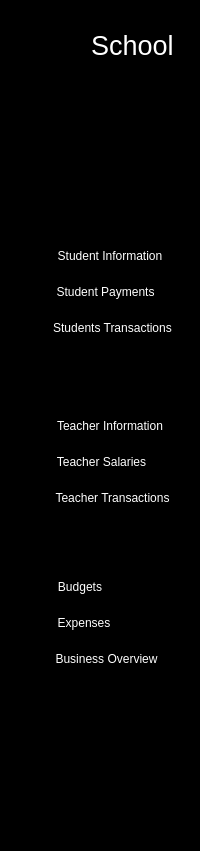
      <widget class="QWidget" name="icon_text_widget" native="true">
       <property name="styleSheet">
        <string notr="true">QWidget {
	background-color: rgb(0, 0, 0);
	color: white;
	border: None;
}
QPushButton {
	height: 30px;
	border: None;
}</string>
       </property>
       <layout class="QVBoxLayout" name="verticalLayout_7">
        <property name="topMargin">
         <number>30</number>
        </property>
        <item>
         <layout class="QHBoxLayout" name="horizontalLayout_top_icon_text">
          <property name="spacing">
           <number>20</number>
          </property>
          <property name="leftMargin">
           <number>20</number>
          </property>
          <item>
           <widget class="QLabel" name="label_2">
            <property name="maximumSize">
             <size>
              <width>40</width>
              <height>40</height>
             </size>
            </property>
            <property name="text">
             <string/>
            </property>
            <property name="pixmap">
             <pixmap resource="resources.qrc">:/newPrefix/icons/logo.png</pixmap>
            </property>
            <property name="scaledContents">
             <bool>true</bool>
            </property>
           </widget>
          </item>
          <item>
           <widget class="QLabel" name="label_3">
            <property name="font">
             <font>
              <pointsize>20</pointsize>
             </font>
            </property>
            <property name="text">
             <string>School</string>
            </property>
           </widget>
          </item>
         </layout>
        </item>
        <item>
         <layout class="QVBoxLayout" name="icon_text_layout">
          <property name="spacing">
           <number>20</number>
          </property>
          <property name="topMargin">
           <number>35</number>
          </property>
          <item>
           <widget class="QPushButton" name="dashboard_2">
            <property name="minimumSize">
             <size>
              <width>0</width>
              <height>30</height>
             </size>
            </property>
            <property name="maximumSize">
             <size>
              <width>16777215</width>
              <height>30</height>
             </size>
            </property>
            <property name="styleSheet">
             <string notr="true">QPushButton {
	padding-left: -60px;
}
QPushButton:checked {
	background-color:white;
	border-radius:3px;
}</string>
            </property>
            <property name="text">
             <string/>
            </property>
            <property name="icon">
             <iconset resource="resources.qrc">
              <normaloff>:/newPrefix/icons/dashboard2.png</normaloff>
              <normalon>:/newPrefix/icons/dashboard1.png</normalon>:/newPrefix/icons/dashboard2.png</iconset>
            </property>
            <property name="iconSize">
             <size>
              <width>100</width>
              <height>60</height>
             </size>
            </property>
            <property name="checkable">
             <bool>true</bool>
            </property>
            <property name="autoExclusive">
             <bool>false</bool>
            </property>
           </widget>
          </item>
          <item>
           <widget class="QPushButton" name="institution_2">
            <property name="minimumSize">
             <size>
              <width>0</width>
              <height>30</height>
             </size>
            </property>
            <property name="maximumSize">
             <size>
              <width>16777215</width>
              <height>30</height>
             </size>
            </property>
            <property name="styleSheet">
             <string notr="true">QPushButton {
	padding-left: -65px;
}
QPushButton:checked {
	background-color:white;
	border-radius:3px;
}</string>
            </property>
            <property name="text">
             <string/>
            </property>
            <property name="icon">
             <iconset resource="resources.qrc">
              <normaloff>:/newPrefix/icons/institution2.png</normaloff>
              <normalon>:/newPrefix/icons/institution1.png</normalon>:/newPrefix/icons/institution2.png</iconset>
            </property>
            <property name="iconSize">
             <size>
              <width>95</width>
              <height>45</height>
             </size>
            </property>
            <property name="checkable">
             <bool>true</bool>
            </property>
            <property name="autoExclusive">
             <bool>false</bool>
            </property>
           </widget>
          </item>
          <item>
           <widget class="QFrame" name="students">
            <property name="styleSheet">
             <string notr="true"/>
            </property>
            <property name="frameShape">
             <enum>QFrame::Shape::StyledPanel</enum>
            </property>
            <property name="frameShadow">
             <enum>QFrame::Shadow::Raised</enum>
            </property>
            <layout class="QVBoxLayout" name="verticalLayout_4">
             <property name="spacing">
              <number>0</number>
             </property>
             <property name="leftMargin">
              <number>0</number>
             </property>
             <property name="topMargin">
              <number>0</number>
             </property>
             <property name="rightMargin">
              <number>0</number>
             </property>
             <property name="bottomMargin">
              <number>0</number>
             </property>
             <item>
              <widget class="QPushButton" name="students_2">
               <property name="maximumSize">
                <size>
                 <width>16777215</width>
                 <height>30</height>
                </size>
               </property>
               <property name="text">
                <string/>
               </property>
               <property name="icon">
                <iconset resource="resources.qrc">
                 <normaloff>:/newPrefix/icons/students3.png</normaloff>
                 <normalon>:/newPrefix/icons/students4.png</normalon>:/newPrefix/icons/students3.png</iconset>
               </property>
               <property name="iconSize">
                <size>
                 <width>200</width>
                 <height>60</height>
                </size>
               </property>
               <property name="checkable">
                <bool>true</bool>
               </property>
               <property name="autoExclusive">
                <bool>true</bool>
               </property>
              </widget>
             </item>
             <item>
              <widget class="QFrame" name="students_dropdown">
               <property name="styleSheet">
                <string notr="true"/>
               </property>
               <property name="frameShape">
                <enum>QFrame::Shape::StyledPanel</enum>
               </property>
               <property name="frameShadow">
                <enum>QFrame::Shadow::Raised</enum>
               </property>
               <layout class="QVBoxLayout" name="verticalLayout">
                <item>
                 <widget class="QPushButton" name="students_info">
                  <property name="styleSheet">
                   <string notr="true">QPushButton {
	padding-left: 20px;
}
QPushButton:hover {
	color:#12B298
}</string>
                  </property>
                  <property name="text">
                   <string>Student Information</string>
                  </property>
                  <property name="checkable">
                   <bool>true</bool>
                  </property>
                  <property name="autoExclusive">
                   <bool>false</bool>
                  </property>
                 </widget>
                </item>
                <item>
                 <widget class="QPushButton" name="students_payment">
                  <property name="styleSheet">
                   <string notr="true">QPushButton {
	padding-left: 11px;
}
QPushButton:hover {
	color:#12B298
}</string>
                  </property>
                  <property name="text">
                   <string>Student Payments</string>
                  </property>
                  <property name="checkable">
                   <bool>true</bool>
                  </property>
                  <property name="autoExclusive">
                   <bool>false</bool>
                  </property>
                 </widget>
                </item>
                <item>
                 <widget class="QPushButton" name="students_transactions">
                  <property name="styleSheet">
                   <string notr="true">QPushButton {
	padding-left: 25px;
}
QPushButton:hover {
	color:#12B298
}</string>
                  </property>
                  <property name="text">
                   <string>Students Transactions</string>
                  </property>
                  <property name="checkable">
                   <bool>true</bool>
                  </property>
                  <property name="autoExclusive">
                   <bool>false</bool>
                  </property>
                 </widget>
                </item>
               </layout>
              </widget>
             </item>
            </layout>
           </widget>
          </item>
          <item>
           <widget class="QFrame" name="teachers">
            <property name="styleSheet">
             <string notr="true"/>
            </property>
            <property name="frameShape">
             <enum>QFrame::Shape::StyledPanel</enum>
            </property>
            <property name="frameShadow">
             <enum>QFrame::Shadow::Raised</enum>
            </property>
            <layout class="QVBoxLayout" name="verticalLayout_5">
             <property name="spacing">
              <number>0</number>
             </property>
             <property name="leftMargin">
              <number>0</number>
             </property>
             <property name="topMargin">
              <number>0</number>
             </property>
             <property name="rightMargin">
              <number>0</number>
             </property>
             <property name="bottomMargin">
              <number>0</number>
             </property>
             <item>
              <widget class="QPushButton" name="teacher_2">
               <property name="maximumSize">
                <size>
                 <width>16777215</width>
                 <height>30</height>
                </size>
               </property>
               <property name="text">
                <string/>
               </property>
               <property name="icon">
                <iconset resource="resources.qrc">
                 <normaloff>:/newPrefix/icons/teachers3.png</normaloff>
                 <normalon>:/newPrefix/icons/teachers4.png</normalon>:/newPrefix/icons/teachers3.png</iconset>
               </property>
               <property name="iconSize">
                <size>
                 <width>200</width>
                 <height>60</height>
                </size>
               </property>
               <property name="checkable">
                <bool>true</bool>
               </property>
              </widget>
             </item>
             <item>
              <widget class="QFrame" name="teachers_dropdown">
               <property name="styleSheet">
                <string notr="true"/>
               </property>
               <property name="frameShape">
                <enum>QFrame::Shape::StyledPanel</enum>
               </property>
               <property name="frameShadow">
                <enum>QFrame::Shadow::Raised</enum>
               </property>
               <layout class="QVBoxLayout" name="verticalLayout_2">
                <item>
                 <widget class="QPushButton" name="teachers_info">
                  <property name="styleSheet">
                   <string notr="true">QPushButton {
	padding-left: 20px;
}
QPushButton:hover {
	color:#12B298
}</string>
                  </property>
                  <property name="text">
                   <string>Teacher Information</string>
                  </property>
                  <property name="checkable">
                   <bool>true</bool>
                  </property>
                 </widget>
                </item>
                <item>
                 <widget class="QPushButton" name="teachers_salaries">
                  <property name="styleSheet">
                   <string notr="true">QPushButton {
	padding-left: 3px;
}
QPushButton:hover {
	color:#12B298
}</string>
                  </property>
                  <property name="text">
                   <string>Teacher Salaries</string>
                  </property>
                  <property name="checkable">
                   <bool>true</bool>
                  </property>
                 </widget>
                </item>
                <item>
                 <widget class="QPushButton" name="teachers_transactions">
                  <property name="styleSheet">
                   <string notr="true">QPushButton {
	padding-left: 25px;
}
QPushButton:hover {
	color:#12B298
}</string>
                  </property>
                  <property name="text">
                   <string>Teacher Transactions</string>
                  </property>
                  <property name="checkable">
                   <bool>true</bool>
                  </property>
                 </widget>
                </item>
               </layout>
              </widget>
             </item>
            </layout>
           </widget>
          </item>
          <item>
           <widget class="QFrame" name="finances">
            <property name="styleSheet">
             <string notr="true"/>
            </property>
            <property name="frameShape">
             <enum>QFrame::Shape::StyledPanel</enum>
            </property>
            <property name="frameShadow">
             <enum>QFrame::Shadow::Raised</enum>
            </property>
            <layout class="QVBoxLayout" name="verticalLayout_6">
             <property name="spacing">
              <number>0</number>
             </property>
             <property name="leftMargin">
              <number>0</number>
             </property>
             <property name="topMargin">
              <number>0</number>
             </property>
             <property name="rightMargin">
              <number>0</number>
             </property>
             <property name="bottomMargin">
              <number>0</number>
             </property>
             <item>
              <widget class="QPushButton" name="finance_2">
               <property name="maximumSize">
                <size>
                 <width>16777215</width>
                 <height>30</height>
                </size>
               </property>
               <property name="text">
                <string/>
               </property>
               <property name="icon">
                <iconset resource="resources.qrc">
                 <normaloff>:/newPrefix/icons/finances3.png</normaloff>
                 <normalon>:/newPrefix/icons/finances4.png</normalon>:/newPrefix/icons/finances3.png</iconset>
               </property>
               <property name="iconSize">
                <size>
                 <width>200</width>
                 <height>100</height>
                </size>
               </property>
               <property name="checkable">
                <bool>true</bool>
               </property>
              </widget>
             </item>
             <item>
              <widget class="QFrame" name="finances_dropdown">
               <property name="styleSheet">
                <string notr="true"/>
               </property>
               <property name="frameShape">
                <enum>QFrame::Shape::StyledPanel</enum>
               </property>
               <property name="frameShadow">
                <enum>QFrame::Shadow::Raised</enum>
               </property>
               <layout class="QVBoxLayout" name="verticalLayout_3">
                <property name="topMargin">
                 <number>0</number>
                </property>
                <item>
                 <widget class="QPushButton" name="budgets">
                  <property name="styleSheet">
                   <string notr="true">QPushButton {
	padding-left: -40px;
}
QPushButton:hover {
	color:#12B298
}</string>
                  </property>
                  <property name="text">
                   <string>Budgets</string>
                  </property>
                  <property name="checkable">
                   <bool>true</bool>
                  </property>
                 </widget>
                </item>
                <item>
                 <widget class="QPushButton" name="expenses">
                  <property name="styleSheet">
                   <string notr="true">QPushButton {
	padding-left: -32px;
}
QPushButton:hover {
	color:#12B298
}</string>
                  </property>
                  <property name="text">
                   <string>Expenses</string>
                  </property>
                  <property name="checkable">
                   <bool>true</bool>
                  </property>
                 </widget>
                </item>
                <item>
                 <widget class="QPushButton" name="business_overview">
                  <property name="styleSheet">
                   <string notr="true">QPushButton {
	padding-left: 13px;
}
QPushButton:hover {
	color:#12B298
}</string>
                  </property>
                  <property name="text">
                   <string>Business Overview</string>
                  </property>
                  <property name="checkable">
                   <bool>true</bool>
                  </property>
                 </widget>
                </item>
               </layout>
              </widget>
             </item>
            </layout>
           </widget>
          </item>
         </layout>
        </item>
        <item>
         <spacer name="verticalSpacer">
          <property name="orientation">
           <enum>Qt::Orientation::Vertical</enum>
          </property>
          <property name="sizeHint" stdset="0">
           <size>
            <width>20</width>
            <height>64</height>
           </size>
          </property>
         </spacer>
        </item>
        <item>
         <layout class="QVBoxLayout" name="verticalLayout_8">
          <property name="spacing">
           <number>20</number>
          </property>
          <property name="bottomMargin">
           <number>7</number>
          </property>
          <item>
           <widget class="QPushButton" name="settings_2">
            <property name="minimumSize">
             <size>
              <width>0</width>
              <height>30</height>
             </size>
            </property>
            <property name="maximumSize">
             <size>
              <width>16777215</width>
              <height>30</height>
             </size>
            </property>
            <property name="styleSheet">
             <string notr="true">QPushButton {
	padding-left: -65px;
}
QPushButton:checked {
	background-color:white;
	border-radius:3px;
}</string>
            </property>
            <property name="text">
             <string/>
            </property>
            <property name="icon">
             <iconset resource="resources.qrc">
              <normaloff>:/newPrefix/icons/settings2.png</normaloff>
              <normalon>:/newPrefix/icons/settings1.png</normalon>:/newPrefix/icons/settings2.png</iconset>
            </property>
            <property name="iconSize">
             <size>
              <width>100</width>
              <height>60</height>
             </size>
            </property>
            <property name="checkable">
             <bool>true</bool>
            </property>
            <property name="autoExclusive">
             <bool>false</bool>
            </property>
           </widget>
          </item>
          <item>
           <widget class="QPushButton" name="signout_2">
            <property name="minimumSize">
             <size>
              <width>0</width>
              <height>30</height>
             </size>
            </property>
            <property name="maximumSize">
             <size>
              <width>16777215</width>
              <height>30</height>
             </size>
            </property>
            <property name="styleSheet">
             <string notr="true">QPushButton {
	padding-left: -60px;
}
QPushButton:checked {
	background-color:white;
	border-radius:3px;
}</string>
            </property>
            <property name="text">
             <string/>
            </property>
            <property name="icon">
             <iconset resource="resources.qrc">
              <normaloff>:/newPrefix/icons/signout2.png</normaloff>:/newPrefix/icons/signout2.png</iconset>
            </property>
            <property name="iconSize">
             <size>
              <width>100</width>
              <height>60</height>
             </size>
            </property>
            <property name="checkable">
             <bool>true</bool>
            </property>
           </widget>
          </item>
         </layout>
        </item>
       </layout>
      </widget>
